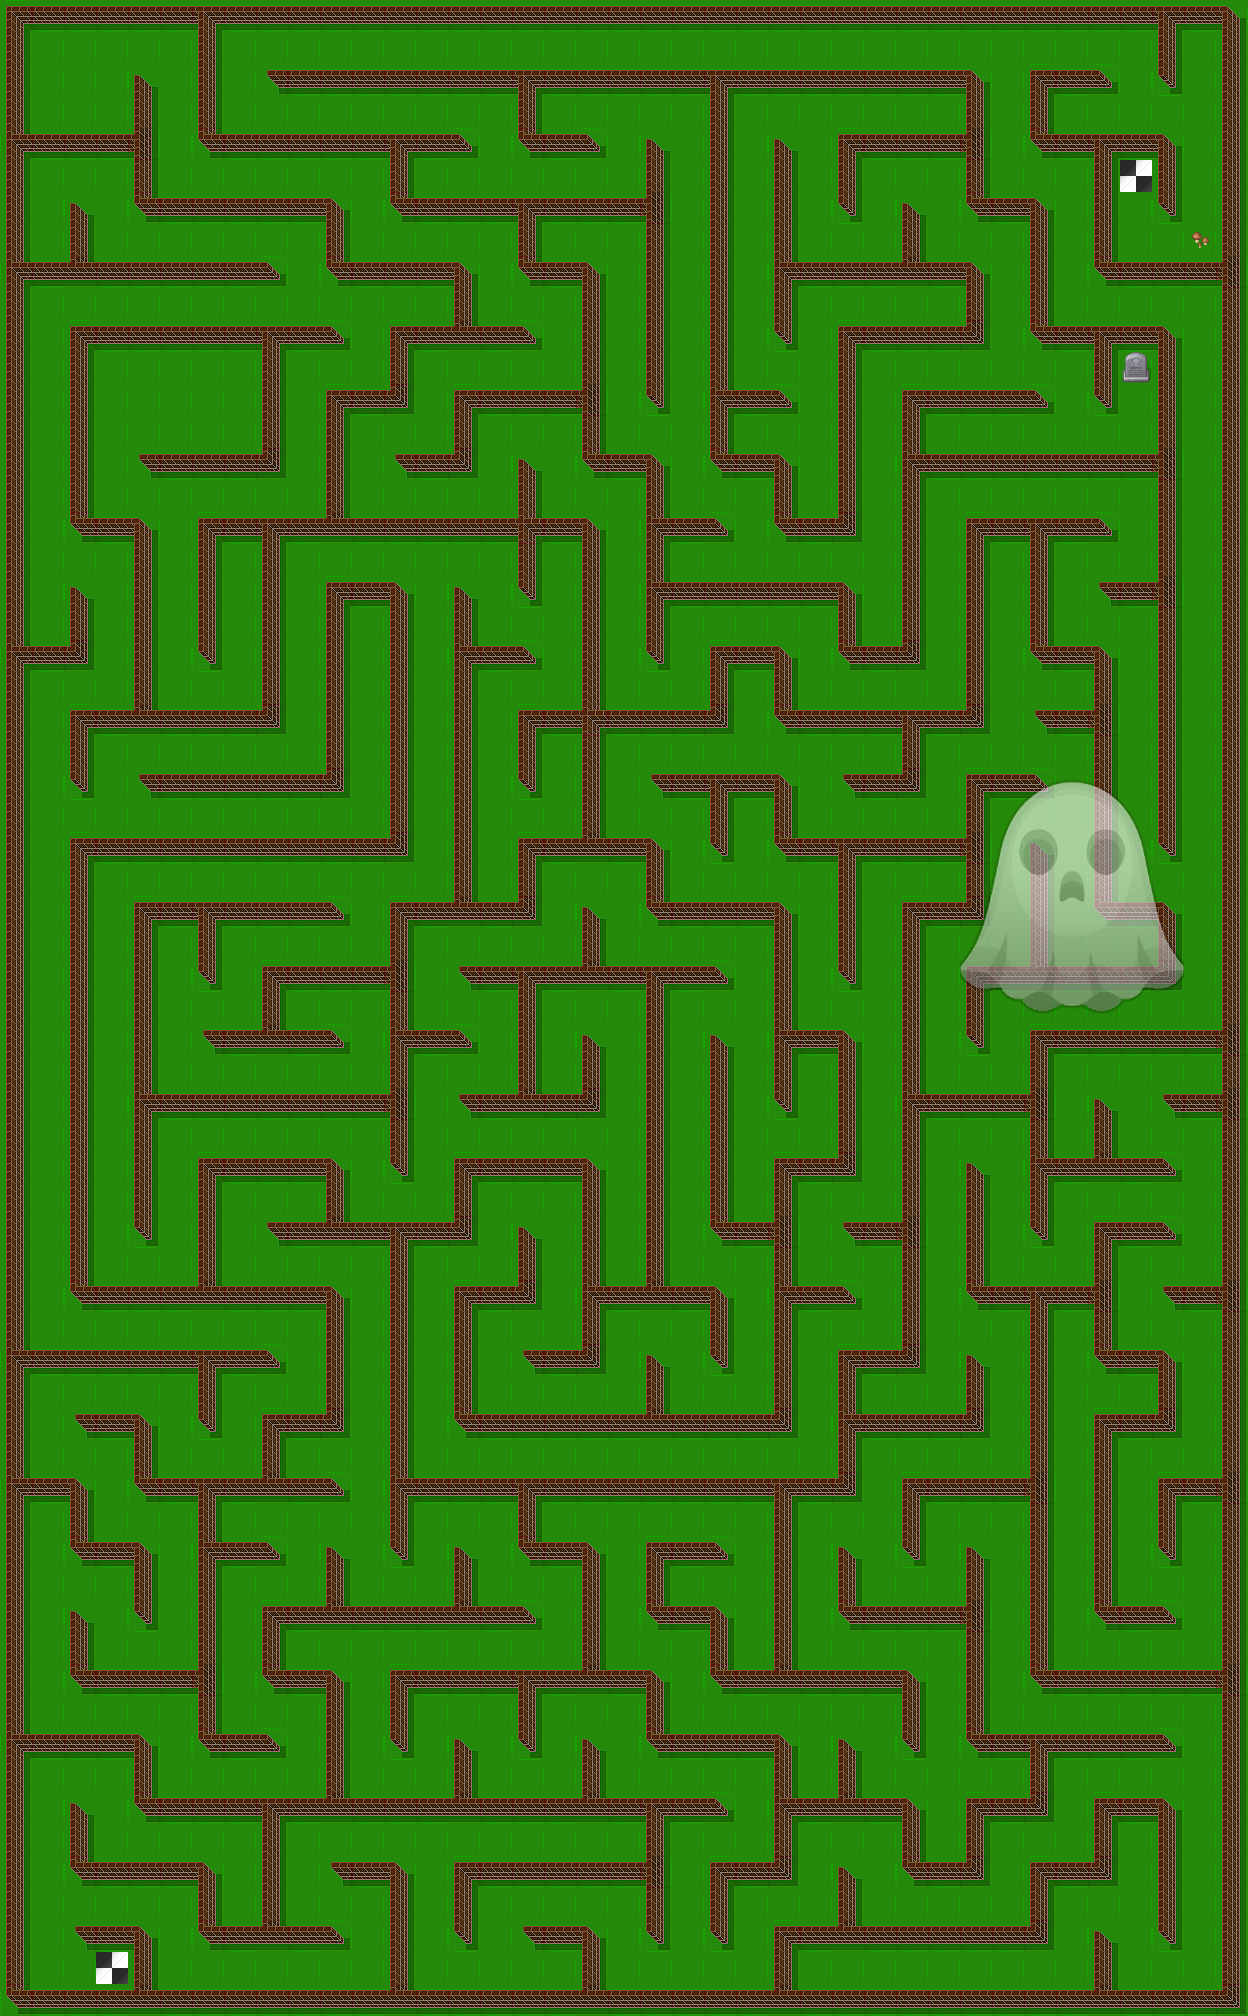

This is a level from a 2D game, rendered from its Tiled map with the project's own tilesets. A one-line summary and the map file follow, with tile-layer data summarised:
An orthogonal 39x63 tile map with 32x32 px tiles, 5 tile layers (Start, Maze Layer, Restart, Plants, ...), 3 tilesets.

<map version="1.4" tiledversion="1.4.3" orientation="orthogonal" renderorder="right-down" width="39" height="63" tilewidth="32" tileheight="32" infinite="0" nextlayerid="8" nextobjectid="1">
 <tileset firstgid="1" name="mazeTiles" tilewidth="32" tileheight="32" tilecount="16" columns="8">
  <image source="wall32.png" width="256" height="64" />
  <tile id="1">
   <properties>
    <property name="collides" type="bool" value="true" />
   </properties>
  </tile>
  <tile id="2">
   <properties>
    <property name="collides" type="bool" value="true" />
   </properties>
  </tile>
  <tile id="3">
   <properties>
    <property name="collides" type="bool" value="true" />
   </properties>
  </tile>
  <tile id="4">
   <properties>
    <property name="collides" type="bool" value="true" />
   </properties>
  </tile>
  <tile id="5">
   <properties>
    <property name="collides" type="bool" value="true" />
   </properties>
  </tile>
  <tile id="6">
   <properties>
    <property name="collides" type="bool" value="true" />
   </properties>
  </tile>
  <tile id="7">
   <properties>
    <property name="collides" type="bool" value="true" />
   </properties>
  </tile>
  <tile id="8">
   <properties>
    <property name="collides" type="bool" value="true" />
   </properties>
  </tile>
  <tile id="9">
   <properties>
    <property name="collides" type="bool" value="true" />
   </properties>
  </tile>
  <tile id="10">
   <properties>
    <property name="collides" type="bool" value="true" />
   </properties>
  </tile>
  <tile id="11">
   <properties>
    <property name="collides" type="bool" value="true" />
   </properties>
  </tile>
  <tile id="12">
   <properties>
    <property name="collides" type="bool" value="true" />
   </properties>
  </tile>
  <tile id="13">
   <properties>
    <property name="collides" type="bool" value="true" />
   </properties>
  </tile>
  <tile id="14">
   <properties>
    <property name="collides" type="bool" value="true" />
   </properties>
  </tile>
  <tile id="15">
   <properties>
    <property name="collides" type="bool" value="true" />
   </properties>
  </tile>
 </tileset>
 <tileset firstgid="17" name="[Base]BaseChip_pipo" tilewidth="32" tileheight="32" tilecount="1064" columns="8">
  <image source="[Base]BaseChip_pipo.png" width="256" height="4256" />
 </tileset>
 <tileset firstgid="1081" name="Ghost" tilewidth="32" tileheight="32" tilecount="225" columns="15">
  <image source="pipo-enemy010.png" width="480" height="480" />
 </tileset>
 <layer id="4" name="Start" width="39" height="63" locked="1">
  <data>[2457 cells, 1 non-empty, 1 distinct tile ids]</data>
 </layer>
 <layer id="1" name="Maze Layer" width="39" height="63">
  <data>[2457 cells, 2457 non-empty, 17 distinct tile ids]</data>
 </layer>
 <layer id="7" name="Restart" width="39" height="63">
  <properties>
   <property name="exitUrl" value="MazeEli.tmx" />
  </properties>
  <data>[2457 cells, 2 non-empty, 1 distinct tile ids]</data>
 </layer>
 <layer id="3" name="Plants" width="39" height="63">
  <data>[2457 cells, 2 non-empty, 2 distinct tile ids]</data>
 </layer>
 <layer id="6" name="Flying Monsters" width="39" height="63">
  <data>[2457 cells, 56 non-empty, 56 distinct tile ids]</data>
 </layer>
 <objectgroup id="5" name="FloorLayer" />
</map>
